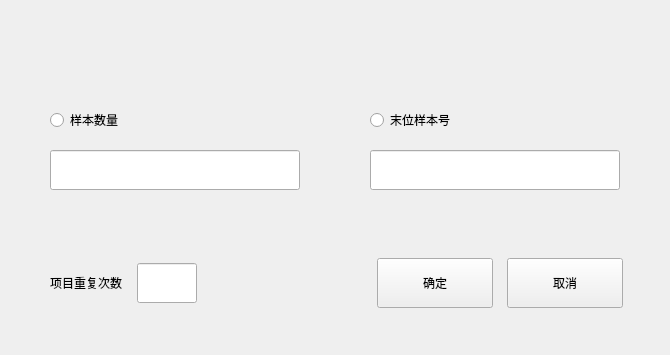
<?xml version="1.0" encoding="UTF-8"?>
<ui version="4.0">
 <class>QDialogBatchRegister</class>
 <widget class="BaseDlg" name="QDialogBatchRegister">
  <property name="geometry">
   <rect>
    <x>0</x>
    <y>0</y>
    <width>670</width>
    <height>355</height>
   </rect>
  </property>
  <property name="windowTitle">
   <string>QDialogBatchRegister</string>
  </property>
  <widget class="QPushButton" name="ok_btn">
   <property name="geometry">
    <rect>
     <x>377</x>
     <y>258</y>
     <width>116</width>
     <height>50</height>
    </rect>
   </property>
   <property name="text">
    <string>确定</string>
   </property>
   <property name="buttons" stdset="0">
    <string>btn_dlg</string>
   </property>
  </widget>
  <widget class="QPushButton" name="Cancel_button">
   <property name="geometry">
    <rect>
     <x>507</x>
     <y>258</y>
     <width>116</width>
     <height>50</height>
    </rect>
   </property>
   <property name="text">
    <string>取消</string>
   </property>
   <property name="buttons" stdset="0">
    <string>btn_dlg</string>
   </property>
  </widget>
  <widget class="LineEdit" name="sample_stopno">
   <property name="geometry">
    <rect>
     <x>370</x>
     <y>150</y>
     <width>250</width>
     <height>40</height>
    </rect>
   </property>
  </widget>
  <widget class="LineEdit" name="sample_count">
   <property name="geometry">
    <rect>
     <x>50</x>
     <y>150</y>
     <width>250</width>
     <height>40</height>
    </rect>
   </property>
  </widget>
  <widget class="QRadioButton" name="stop_sample_radio">
   <property name="geometry">
    <rect>
     <x>370</x>
     <y>100</y>
     <width>261</width>
     <height>40</height>
    </rect>
   </property>
   <property name="text">
    <string>末位样本号</string>
   </property>
  </widget>
  <widget class="QRadioButton" name="sample_count_radio">
   <property name="geometry">
    <rect>
     <x>50</x>
     <y>100</y>
     <width>311</width>
     <height>40</height>
    </rect>
   </property>
   <property name="text">
    <string>样本数量</string>
   </property>
  </widget>
  <widget class="QWidget" name="widget" native="true">
   <property name="geometry">
    <rect>
     <x>50</x>
     <y>262</y>
     <width>321</width>
     <height>42</height>
    </rect>
   </property>
   <layout class="QHBoxLayout" name="horizontalLayout">
    <property name="spacing">
     <number>15</number>
    </property>
    <property name="leftMargin">
     <number>0</number>
    </property>
    <property name="topMargin">
     <number>0</number>
    </property>
    <property name="rightMargin">
     <number>0</number>
    </property>
    <property name="bottomMargin">
     <number>0</number>
    </property>
    <item>
     <widget class="QLabel" name="label">
      <property name="text">
       <string>项目重复次数</string>
      </property>
     </widget>
    </item>
    <item>
     <widget class="QLineEdit" name="assayRunTimes">
      <property name="minimumSize">
       <size>
        <width>60</width>
        <height>40</height>
       </size>
      </property>
      <property name="maximumSize">
       <size>
        <width>60</width>
        <height>40</height>
       </size>
      </property>
     </widget>
    </item>
    <item>
     <spacer name="horizontalSpacer">
      <property name="orientation">
       <enum>Qt::Horizontal</enum>
      </property>
      <property name="sizeHint" stdset="0">
       <size>
        <width>40</width>
        <height>20</height>
       </size>
      </property>
     </spacer>
    </item>
   </layout>
  </widget>
 </widget>
 <layoutdefault spacing="6" margin="11"/>
 <customwidgets>
  <customwidget>
   <class>BaseDlg</class>
   <extends>QWidget</extends>
   <header>shared/basedlg.h</header>
   <container>1</container>
  </customwidget>
  <customwidget>
   <class>LineEdit</class>
   <extends>QLineEdit</extends>
   <header>shared/CReadOnlyDelegate.h</header>
  </customwidget>
 </customwidgets>
 <resources/>
 <connections/>
</ui>
